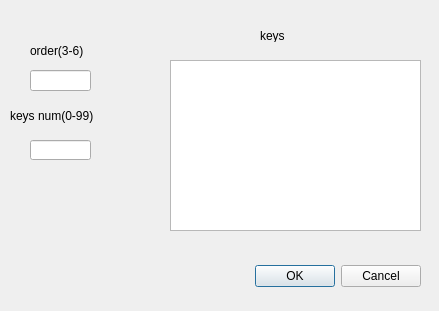
<?xml version="1.0" encoding="UTF-8"?>
<ui version="4.0">
 <class>NewBtreeDLG</class>
 <widget class="QDialog" name="NewBtreeDLG">
  <property name="windowModality">
   <enum>Qt::WindowModal</enum>
  </property>
  <property name="geometry">
   <rect>
    <x>0</x>
    <y>0</y>
    <width>439</width>
    <height>311</height>
   </rect>
  </property>
  <property name="sizePolicy">
   <sizepolicy hsizetype="Fixed" vsizetype="Fixed">
    <horstretch>0</horstretch>
    <verstretch>0</verstretch>
   </sizepolicy>
  </property>
  <property name="minimumSize">
   <size>
    <width>439</width>
    <height>311</height>
   </size>
  </property>
  <property name="maximumSize">
   <size>
    <width>439</width>
    <height>311</height>
   </size>
  </property>
  <property name="windowTitle">
   <string>New B Tree</string>
  </property>
  <property name="locale">
   <locale language="English" country="UnitedStates"/>
  </property>
  <widget class="QDialogButtonBox" name="buttonBox">
   <property name="geometry">
    <rect>
     <x>80</x>
     <y>260</y>
     <width>341</width>
     <height>32</height>
    </rect>
   </property>
   <property name="orientation">
    <enum>Qt::Horizontal</enum>
   </property>
   <property name="standardButtons">
    <set>QDialogButtonBox::Cancel|QDialogButtonBox::Ok</set>
   </property>
  </widget>
  <widget class="QLineEdit" name="m_lineEdit">
   <property name="geometry">
    <rect>
     <x>30</x>
     <y>70</y>
     <width>61</width>
     <height>21</height>
    </rect>
   </property>
  </widget>
  <widget class="QLineEdit" name="lineEdit_num">
   <property name="geometry">
    <rect>
     <x>30</x>
     <y>140</y>
     <width>61</width>
     <height>20</height>
    </rect>
   </property>
  </widget>
  <widget class="QLabel" name="label">
   <property name="geometry">
    <rect>
     <x>30</x>
     <y>40</y>
     <width>101</width>
     <height>21</height>
    </rect>
   </property>
   <property name="text">
    <string>order(3-6)</string>
   </property>
  </widget>
  <widget class="QLabel" name="label_2">
   <property name="geometry">
    <rect>
     <x>10</x>
     <y>100</y>
     <width>151</width>
     <height>31</height>
    </rect>
   </property>
   <property name="text">
    <string>keys num(0-99)</string>
   </property>
  </widget>
  <widget class="QPlainTextEdit" name="TextEdit_v">
   <property name="geometry">
    <rect>
     <x>170</x>
     <y>60</y>
     <width>251</width>
     <height>171</height>
    </rect>
   </property>
   <property name="whatsThis">
    <string>&lt;html&gt;&lt;head/&gt;&lt;body&gt;&lt;p&gt;&lt;br/&gt;&lt;/p&gt;&lt;/body&gt;&lt;/html&gt;</string>
   </property>
   <property name="inputMethodHints">
    <set>Qt::ImhNone</set>
   </property>
   <property name="plainText">
    <string/>
   </property>
   <property name="placeholderText">
    <string notr="true">keys like 1,2,3,4</string>
   </property>
  </widget>
  <widget class="QLabel" name="label_3">
   <property name="geometry">
    <rect>
     <x>260</x>
     <y>30</y>
     <width>54</width>
     <height>12</height>
    </rect>
   </property>
   <property name="text">
    <string>keys</string>
   </property>
  </widget>
 </widget>
 <resources/>
 <connections>
  <connection>
   <sender>buttonBox</sender>
   <signal>accepted()</signal>
   <receiver>NewBtreeDLG</receiver>
   <slot>accept()</slot>
   <hints>
    <hint type="sourcelabel">
     <x>248</x>
     <y>254</y>
    </hint>
    <hint type="destinationlabel">
     <x>157</x>
     <y>274</y>
    </hint>
   </hints>
  </connection>
  <connection>
   <sender>buttonBox</sender>
   <signal>rejected()</signal>
   <receiver>NewBtreeDLG</receiver>
   <slot>reject()</slot>
   <hints>
    <hint type="sourcelabel">
     <x>316</x>
     <y>260</y>
    </hint>
    <hint type="destinationlabel">
     <x>286</x>
     <y>274</y>
    </hint>
   </hints>
  </connection>
 </connections>
</ui>
